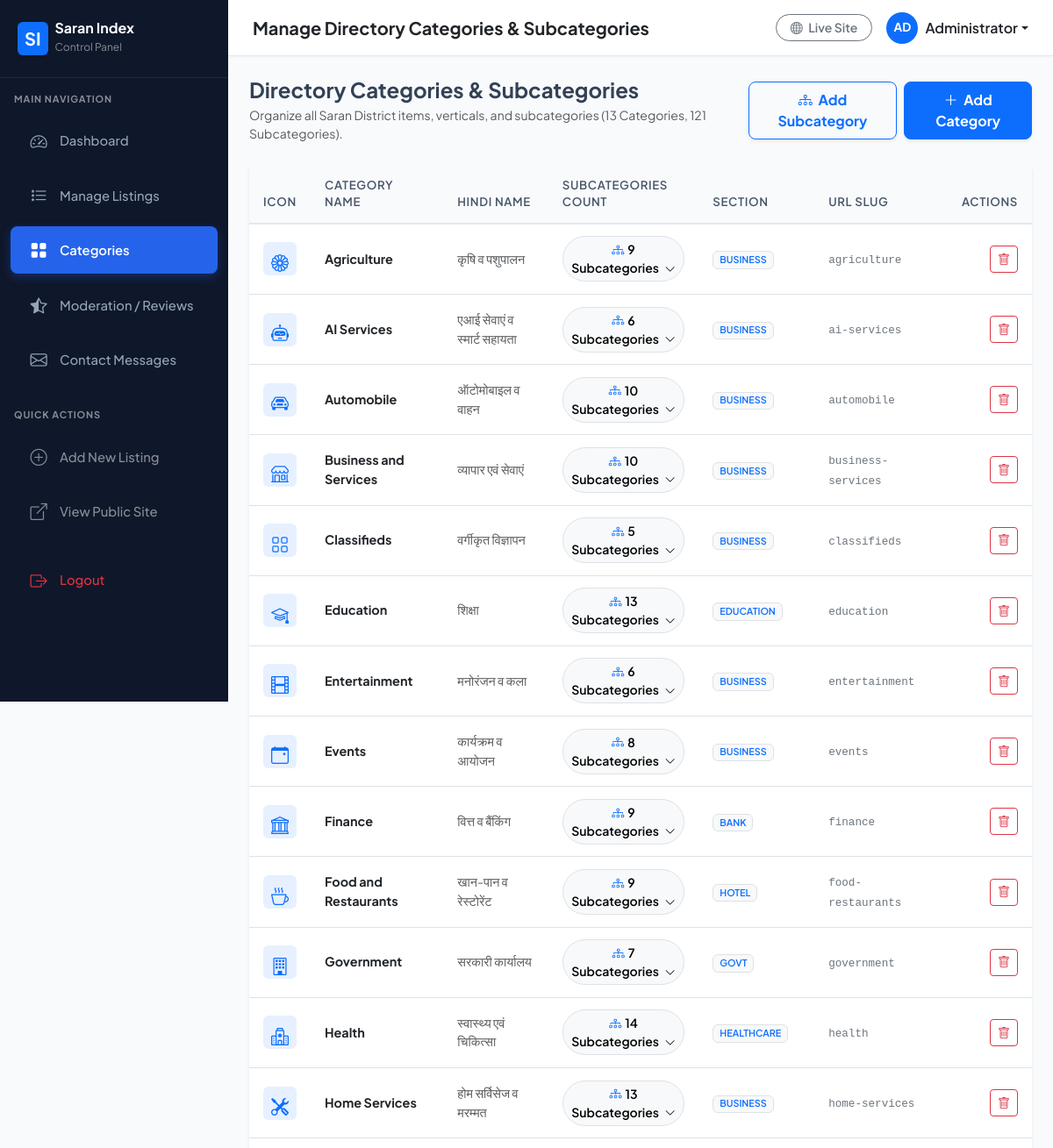
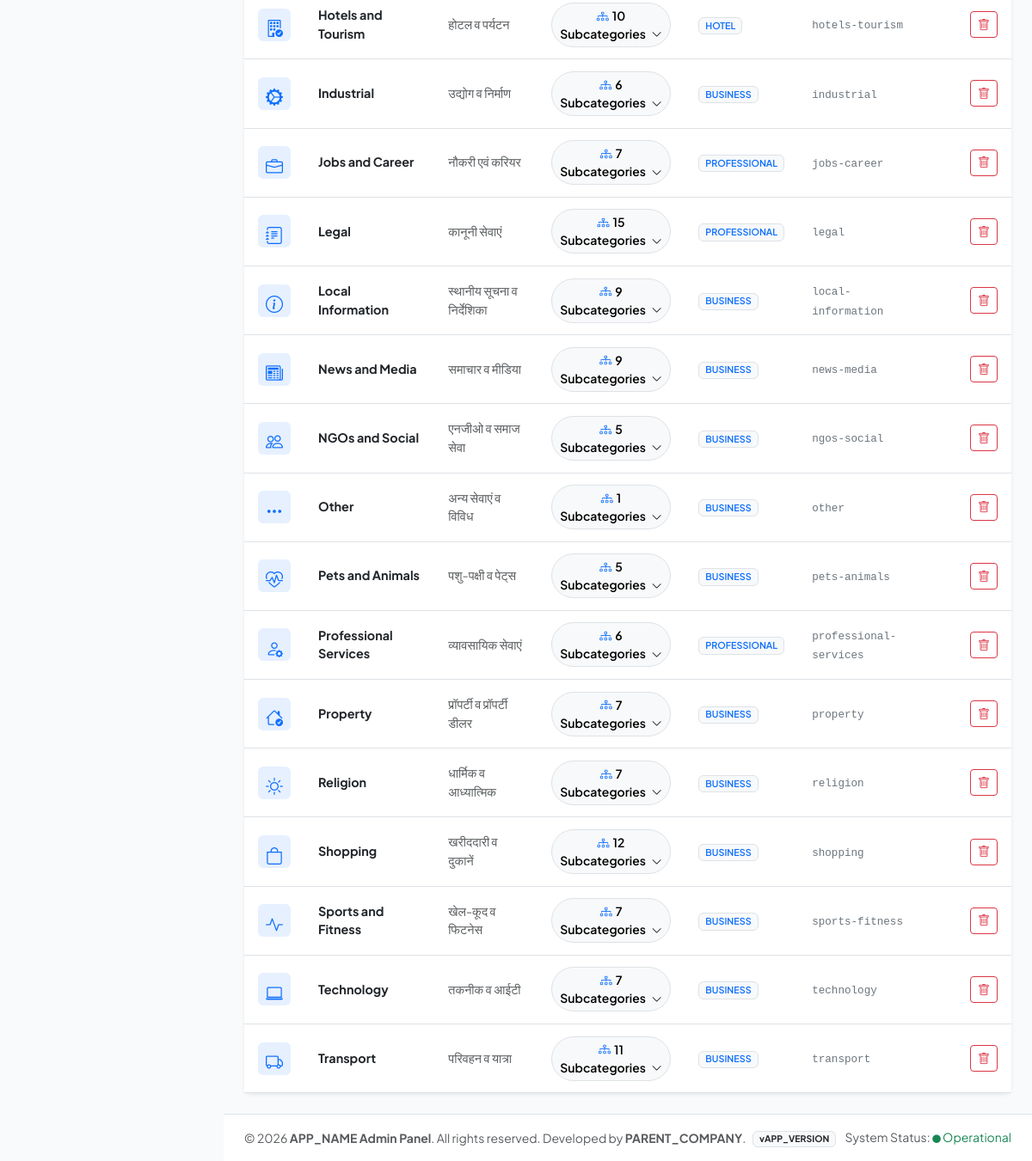
/admin/categories.php (signed in), run on the app's committed database (2 pictures, top to bottom).
### tables this page shows
CREATE TABLE IF NOT EXISTS `categories` (
    `id` INT AUTO_INCREMENT PRIMARY KEY,
    `name` VARCHAR(100) NOT NULL,
    `hindi_name` VARCHAR(100),
    `icon` VARCHAR(100),
    `slug` VARCHAR(100) UNIQUE,
    `section` ENUM('BUSINESS','PROFESSIONAL','GOVT','EDUCATION','HEALTHCARE','EMERGENCY','BANK','HOTEL') DEFAULT 'BUSINESS',
    `status` ENUM('ACTIVE','INACTIVE') DEFAULT 'ACTIVE'
);

### includes/functions.php (called while the page is built, shortened)
<?php
function sanitizeInput($data) {
    return htmlspecialchars(trim($data), ENT_QUOTES, 'UTF-8');
}
function getAllSubcategories() {
    $db = getDB();
    if ($db) {
        try {
            $stmt = $db->query("SELECT s.*, c.name as category_name FROM subcategories s LEFT JOIN categories c ON s.category_id = c.id ORDER BY c.name ASC, s.name ASC");
            return $stmt->fetchAll();
        } catch (PDOException $e) {}
    }
    return [];
}
function getAllAdminCategories() {
    $db = getDB();
    if ($db) {
        try {
            $stmt = $db->query("SELECT * FROM categories ORDER BY name ASC");
            return $stmt->fetchAll();
        } catch (PDOException $e) {}
    }
    return [];
}

### admin/categories.php (the view, shortened to what this page needs)
<?php
$header_title = "Manage Directory Categories & Subcategories";
require_once __DIR__ . '/includes/header.php';
$categories = getAllAdminCategories();
$all_subcategories = getAllSubcategories();
$sub_by_cat = [];
foreach ($all_subcategories as $sub) {
    $sub_by_cat[$sub['category_id']][] = $sub;
}
?>
<div class="d-flex flex-column flex-md-row align-items-md-center justify-content-between mb-4 gap-3">
    <div>
        <h4 class="fw-bold mb-1">Directory Categories & Subcategories</h4>
        <p class="text-muted small mb-0">Organize all Saran District items, verticals, and subcategories (13 Categories, 121 Subcategories).</p>
    </div>
    <div class="d-flex gap-2">
        <button type="button" class="btn btn-outline-primary fw-bold px-3 py-2 rounded-3 shadow-sm" data-bs-toggle="modal" data-bs-target="#addSubcategoryModal">
            <i class="bi bi-diagram-3 me-1"></i> Add Subcategory
        </button>
        <button type="button" class="btn btn-primary fw-bold px-3 py-2 rounded-3 shadow-sm" data-bs-toggle="modal" data-bs-target="#addCategoryModal">
            <i class="bi bi-plus-lg me-1"></i> Add Category
        </button>
    </div>
</div>
<div class="card border-0 shadow-sm rounded-3">
    <div class="table-responsive">
        <table class="table table-hover table-custom align-middle mb-0">
            <thead>
                <tr>
                    <th style="width: 50px;">Icon</th>
                    <th>Category Name</th>
                    <th>Hindi Name</th>
                    <th>Subcategories Count</th>
                    <th>Section</th>
                    <th>URL Slug</th>
                    <th class="text-end">Actions</th>
                </tr>
            </thead>
            <tbody>
                <?php foreach ($categories as $cat):
                    $subs = $sub_by_cat[$cat['id']] ?? [];
                    $sub_count = count($subs);
                ?>
                    <tr>
                        <td>
                            <div class="bg-primary bg-opacity-10 text-primary rounded-2 p-2 text-center" style="width: 38px; height: 38px;">
                                <i class="bi <?php echo sanitizeInput($cat['icon']); ?> fs-5"></i>
                            </div>
                        </td>
                        <td class="fw-bold text-dark"><?php echo sanitizeInput($cat['name']); ?></td>
                        <td class="text-muted"><?php echo sanitizeInput($cat['hindi_name'] ?? ''); ?></td>
                        <td>
                            <button class="btn btn-sm btn-light border rounded-pill fw-semibold" type="button" data-bs-toggle="collapse" data-bs-target="#subs-cat-<?php echo $cat['id']; ?>">
                                <i class="bi bi-diagram-3 text-primary me-1"></i><?php echo $sub_count; ?> Subcategories <i class="bi bi-chevron-down ms-1 small"></i>
                            </button>
                        </td>
                        <td><span class="badge bg-light text-primary border fw-semibold"><?php echo sanitizeInput($cat['section'] ?? 'BUSINESS'); ?></span></td>
                        <td><code class="small text-secondary"><?php echo sanitizeInput($cat['slug']); ?></code></td>
                        <td class="text-end">
                            <a href="categories.php?action=delete&id=<?php echo $cat['id']; ?>" class="btn btn-outline-danger btn-sm" onclick="return confirm('Are you sure you want to delete this category?');">
                                <i class="bi bi-trash"></i>
                            </a>
                        </td>
                    </tr>
                <?php endforeach; ?>
            </tbody>
        </table>
    </div>
</div>
<?php require_once __DIR__ . '/includes/footer.php'; ?>

### admin/includes/header.php (shortened to what this page needs)
<?php
$current_page = basename($_SERVER['PHP_SELF']);
$admin_name = $_SESSION['admin_full_name'] ?? 'Administrator';
?>
<!DOCTYPE html>
<html lang="en">
<head>
    <link href="https://cdn.jsdelivr.net/npm/bootstrap@5.3.3/dist/css/bootstrap.min.css" rel="stylesheet">
    <link href="https://cdn.jsdelivr.net/npm/bootstrap-icons@1.11.3/font/bootstrap-icons.min.css" rel="stylesheet">
</head>
<body>
<aside id="admin-sidebar">
    <div class="sidebar-brand d-flex align-items-center justify-content-between">
        <a href="index.php" class="d-flex align-items-center text-white text-decoration-none">
            <span class="bg-primary text-white fw-bold rounded-2 px-2 py-1 me-2 shadow-sm fs-5">SI</span>
            <div>
                <div class="fw-bold fs-6 lh-1">Saran Index</div>
                <small class="text-white-50" style="font-size: 0.75rem;">Control Panel</small>
            </div>
        </a>
    </div>
    <div class="py-3">
        <div class="px-3 mb-2 text-uppercase text-white-50 fw-bold" style="font-size: 0.68rem; letter-spacing: 0.08em;">Main Navigation</div>
        <ul class="nav flex-column">
            <li class="nav-item">
                <a class="nav-link <?php echo $current_page === 'index.php' ? 'active' : ''; ?>" href="index.php">
                    <i class="bi bi-speedometer2"></i> Dashboard
                </a>
            </li>
            <li class="nav-item">
                <a class="nav-link <?php echo ($current_page === 'listings.php' || $current_page === 'listing_edit.php') ? 'active' : ''; ?>" href="listings.php">
                    <i class="bi bi-list-stars"></i> Manage Listings
                </a>
            </li>
            <li class="nav-item">
                <a class="nav-link <?php echo $current_page === 'categories.php' ? 'active' : ''; ?>" href="categories.php">
                    <i class="bi bi-grid-fill"></i> Categories
                </a>
            </li>
            <li class="nav-item">
                <a class="nav-link <?php echo $current_page === 'reviews.php' ? 'active' : ''; ?>" href="reviews.php">
                    <i class="bi bi-star-half"></i> Moderation / Reviews
                </a>
            </li>
            <li class="nav-item">
                <a class="nav-link <?php echo $current_page === 'messages.php' ? 'active' : ''; ?>" href="messages.php">
                    <i class="bi bi-envelope"></i> Contact Messages
                </a>
            </li>
        </ul>
        <div class="px-3 mt-4 mb-2 text-uppercase text-white-50 fw-bold" style="font-size: 0.68rem; letter-spacing: 0.08em;">Quick Actions</div>
        <ul class="nav flex-column">
            <li class="nav-item">
                <a class="nav-link text-white-50" href="listing_edit.php">
                    <i class="bi bi-plus-circle"></i> Add New Listing
                </a>
            </li>
            <li class="nav-item">
                <a class="nav-link text-white-50" href="../index.php" target="_blank">
                    <i class="bi bi-box-arrow-up-right"></i> View Public Site
                </a>
            </li>
            <li class="nav-item mt-3">
                <a class="nav-link text-danger" href="logout.php">
                    <i class="bi bi-box-arrow-right"></i> Logout
                </a>
            </li>
        </ul>
    </div>
</aside>
<div id="admin-main">
    <header class="admin-header d-flex align-items-center justify-content-between">
        <div class="d-flex align-items-center">
            <h5 class="mb-0 fw-bold text-dark"><?php echo isset($header_title) ? sanitizeInput($header_title) : 'Dashboard Overview'; ?></h5>
        </div>
        <div class="d-flex align-items-center gap-3">
            <a href="../index.php" target="_blank" class="btn btn-outline-secondary btn-sm rounded-pill px-3 fw-semibold">
                <i class="bi bi-globe me-1"></i> Live Site
            </a>
            <div class="dropdown">
                <a href="#" class="d-flex align-items-center text-dark text-decoration-none dropdown-toggle fw-semibold" id="adminUserDropdown" data-bs-toggle="dropdown" aria-expanded="false">
                    <div class="bg-primary text-white rounded-circle d-flex align-items-center justify-content-center me-2 fw-bold" style="width: 36px; height: 36px; font-size: 0.85rem;">
                        <?php echo strtoupper(substr($admin_name, 0, 2)); ?>
                    </div>
                    <span class="d-none d-md-inline"><?php echo sanitizeInput($admin_name); ?></span>
                </a>
            </div>
        </div>
    </header>
    <main class="p-4 flex-grow-1">

### admin/includes/footer.php (shortened to what this page needs)
    </main>
    <footer class="bg-white border-top py-3 px-4 text-center text-md-start">
        <div class="d-flex flex-column flex-md-row align-items-center justify-content-between text-muted small">
            <div>
                &copy; <?php echo date('Y'); ?> <strong><?php echo APP_NAME; ?> Admin Panel</strong>. All rights reserved. Developed by <strong><?php echo PARENT_COMPANY; ?></strong>.
            </div>
            <div class="mt-2 mt-md-0">
                <span class="badge bg-light text-dark border me-2">v<?php echo APP_VERSION; ?></span>
                <span>System Status: <span class="text-success font-weight-bold"><i class="bi bi-circle-fill" style="font-size: 0.6rem;"></i> Operational</span></span>
            </div>
        </div>
    </footer>
</div>
</body>
</html>

### admin/includes/header.php (style rules this page uses)
:root { --admin-sidebar-width: 260px; --admin-primary: #0F172A; --admin-accent: #2563EB; --admin-accent-hover: #1D4ED8; --admin-bg: #F8FAFC; }
body { font-family: 'Plus Jakarta Sans', system-ui, -apple-system, sans-serif; background-color: var(--admin-bg); color: #334155; min-height: 100vh; }
#admin-sidebar { width: var(--admin-sidebar-width); height: 100vh; position: fixed; top: 0; left: 0; background: #0F172A; color: #94A3B8; z-index: 1000; transition: all 0.3s ease; overflow-y: auto; }
#admin-sidebar .sidebar-brand { padding: 1.5rem 1.25rem; border-bottom: 1px solid rgba(255, 255, 255, 0.08); }
#admin-sidebar .nav-link { color: #94A3B8; padding: 0.8rem 1.25rem; border-radius: 0.5rem; margin: 0.25rem 0.75rem; font-weight: 500; font-size: 0.925rem; display: flex; align-items: center; transition: all 0.2s ease; }
#admin-sidebar .nav-link.active { color: #FFFFFF; background: var(--admin-accent); font-weight: 600; box-shadow: 0 4px 12px rgba(37, 99, 235, 0.3); }
#admin-sidebar .nav-link i { font-size: 1.2rem; margin-right: 0.75rem; width: 24px; text-align: center; }
#admin-main { margin-left: var(--admin-sidebar-width); min-height: 100vh; display: flex; flex-direction: column; }
.admin-header { background: #FFFFFF; border-bottom: 1px solid #E2E8F0; padding: 0.85rem 1.75rem; position: sticky; top: 0; z-index: 999; box-shadow: 0 1px 3px rgba(0,0,0,0.03); }
.table-custom th { background-color: #F8FAFC; color: #475569; font-weight: 600; font-size: 0.825rem; text-transform: uppercase; letter-spacing: 0.05em; padding: 0.85rem 1rem; border-bottom: 2px solid #E2E8F0; }
.table-custom td { padding: 0.85rem 1rem; vertical-align: middle; font-size: 0.9rem; }

### data on the page
categories: name "Agriculture", hindi_name "कृषि व पशुपालन", id "9", section "BUSINESS", slug "agriculture"
categories: name "AI Services", hindi_name "एआई सेवाएं व स्मार्ट सहायता", id "6", section "BUSINESS", slug "ai-services"
categories: name "Automobile", hindi_name "ऑटोमोबाइल व वाहन", id "10", section "BUSINESS", slug "automobile"
categories: name "Business and Services", hindi_name "व्यापार एवं सेवाएं", id "10", section "BUSINESS", slug "business-services"
categories: name "Classifieds", hindi_name "वर्गीकृत विज्ञापन", id "5", section "BUSINESS", slug "classifieds"
categories: name "Education", hindi_name "शिक्षा", id "13", section "EDUCATION", slug "education"
categories: name "Entertainment", hindi_name "मनोरंजन व कला", id "6", section "BUSINESS", slug "entertainment"
categories: name "Events", hindi_name "कार्यक्रम व आयोजन", id "8", section "BUSINESS", slug "events"
categories: name "Finance", hindi_name "वित्त व बैंकिंग", id "9", section "BANK", slug "finance"
categories: name "Food and Restaurants", hindi_name "खान-पान व रेस्टोरेंट", id "9", section "HOTEL", slug "food-restaurants"
categories: name "Government", hindi_name "सरकारी कार्यालय", id "7", section "GOVT", slug "government"
categories: name "Health", hindi_name "स्वास्थ्य एवं चिकित्सा", id "14", section "HEALTHCARE", slug "health"
categories: name "Home Services", hindi_name "होम सर्विसेज व मरम्मत", id "13", section "BUSINESS", slug "home-services"
categories: name "Hotels and Tourism", hindi_name "होटल व पर्यटन", id "10", section "HOTEL", slug "hotels-tourism"
categories: name "Industrial", hindi_name "उद्योग व निर्माण", id "6", section "BUSINESS", slug "industrial"
categories: name "Jobs and Career", hindi_name "नौकरी एवं करियर", id "7", section "PROFESSIONAL", slug "jobs-career"
categories: name "Legal", hindi_name "कानूनी सेवाएं", id "15", section "PROFESSIONAL", slug "legal"
categories: name "Local Information", hindi_name "स्थानीय सूचना व निर्देशिका", id "9", section "BUSINESS", slug "local-information"
categories: name "News and Media", hindi_name "समाचार व मीडिया", id "9", section "BUSINESS", slug "news-media"
categories: name "NGOs and Social", hindi_name "एनजीओ व समाज सेवा", id "5", section "BUSINESS", slug "ngos-social"
categories: name "Other", hindi_name "अन्य सेवाएं व विविध", id "1", section "BUSINESS", slug "other"
categories: name "Pets and Animals", hindi_name "पशु-पक्षी व पेट्स", id "5", section "BUSINESS", slug "pets-animals"
categories: name "Professional Services", hindi_name "व्यावसायिक सेवाएं", id "6", section "PROFESSIONAL", slug "professional-services"
categories: name "Property", hindi_name "प्रॉपर्टी व प्रॉपर्टी डीलर", id "7", section "BUSINESS", slug "property"
categories: name "Religion", hindi_name "धार्मिक व आध्यात्मिक", id "7", section "BUSINESS", slug "religion"
categories: name "Shopping", hindi_name "खरीददारी व दुकानें", id "12", section "BUSINESS", slug "shopping"
categories: name "Sports and Fitness", hindi_name "खेल-कूद व फिटनेस", id "7", section "BUSINESS", slug "sports-fitness"
categories: name "Technology", hindi_name "तकनीक व आईटी", id "7", section "BUSINESS", slug "technology"
categories: name "Transport", hindi_name "परिवहन व यात्रा", id "11", section "BUSINESS", slug "transport"

### other printed values
sanitizeInput($header_title) "Manage Directory Categories & Subcategories"
substr($admin_name, 0, 2) "AD"
sanitizeInput($admin_name) "Administrator"
APP_NAME "APP_NAME"
PARENT_COMPANY "PARENT_COMPANY"
APP_VERSION "APP_VERSION"
